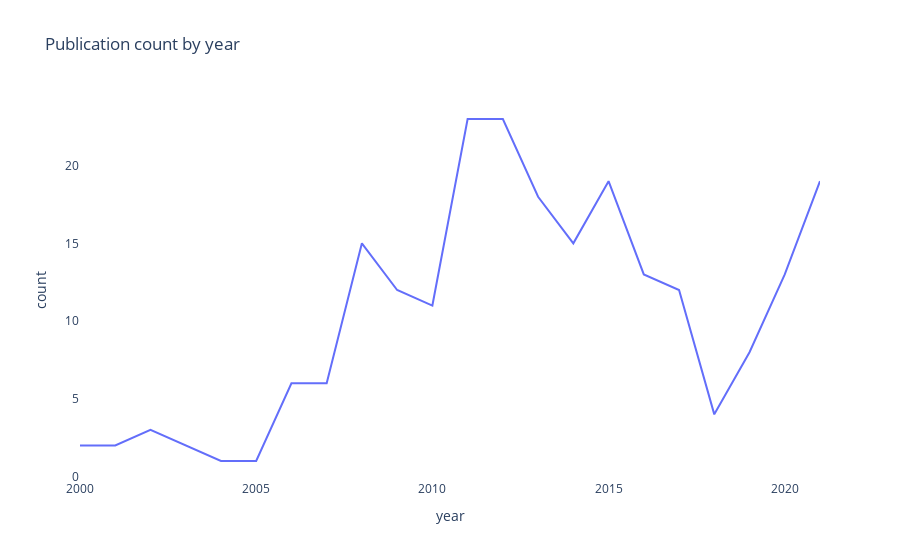

Here is the notebook cell this chart was saved with:
### Code cell
## Convert the data to counts and create a dataframe
temp = dat['Publication Year'].value_counts().reset_index()
temp = temp.rename(columns = {"index" : "year", "Publication Year" : "count"}).sort_values("year")
fit = px.line(temp, x = "year", y = "count", title = "Publication count by year")
fit.update_layout({
    'plot_bgcolor' : 'rgba(0, 0, 0, 0)',
    'paper_bgcolor' : 'rgba(0, 0, 0, 0)'})

fit.show()

### Figure 1 — Plotly figure (JSON) as saved in the notebook; plotly's stock layout.template omitted (floating-point values rounded to 4 significant figures)
{"data": [{"hovertemplate": "year=%{x}<br>count=%{y}<extra></extra>", "legendgroup": "", "line": {"color": "#636efa", "dash": "solid"}, "marker": {"symbol": "circle"}, "mode": "lines", "name": "", "orientation": "v", "showlegend": false, "type": "scatter", "x": [2000, 2001, 2002, 2003, 2004, 2005, 2006, 2007, 2008, 2009, 2010, 2011, 2012, 2013, 2014, 2015, 2016, 2017, 2018, 2019, 2020, 2021], "xaxis": "x", "y": [2, 2, 3, 2, 1, 1, 6, 6, 15, 12, 11, 23, 23, 18, 15, 19, 13, 12, 4, 8, 13, 19], "yaxis": "y"}], "layout": {"autosize": true, "legend": {"tracegroupgap": 0}, "paper_bgcolor": "rgba(0, 0, 0, 0)", "plot_bgcolor": "rgba(0, 0, 0, 0)", "title": {"text": "Publication count by year"}, "xaxis": {"anchor": "y", "autorange": true, "domain": [0, 1], "range": [2000, 2021], "title": {"text": "year"}, "type": "linear"}, "yaxis": {"anchor": "x", "autorange": true, "domain": [0, 1], "range": [-0.2222, 24.22], "title": {"text": "count"}, "type": "linear"}}}
